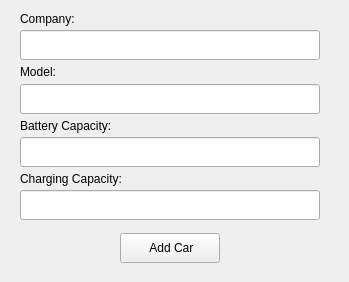
             <widget class="QWidget" name="addcarWidget" native="true">
              <property name="sizePolicy">
               <sizepolicy hsizetype="Preferred" vsizetype="Preferred">
                <horstretch>0</horstretch>
                <verstretch>0</verstretch>
               </sizepolicy>
              </property>
              <property name="minimumSize">
               <size>
                <width>0</width>
                <height>273</height>
               </size>
              </property>
              <widget class="QWidget" name="">
               <property name="geometry">
                <rect>
                 <x>0</x>
                 <y>0</y>
                 <width>340</width>
                 <height>273</height>
                </rect>
               </property>
               <layout class="QVBoxLayout" name="addcarVerticalLayout">
                <property name="spacing">
                 <number>3</number>
                </property>
                <property name="leftMargin">
                 <number>20</number>
                </property>
                <property name="topMargin">
                 <number>10</number>
                </property>
                <property name="rightMargin">
                 <number>20</number>
                </property>
                <property name="bottomMargin">
                 <number>10</number>
                </property>
                <item>
                 <widget class="QLabel" name="companyLabel">
                  <property name="text">
                   <string>Company:</string>
                  </property>
                 </widget>
                </item>
                <item>
                 <widget class="QLineEdit" name="companyLineEdit">
                  <property name="minimumSize">
                   <size>
                    <width>0</width>
                    <height>30</height>
                   </size>
                  </property>
                 </widget>
                </item>
                <item>
                 <widget class="QLabel" name="modelLabel">
                  <property name="text">
                   <string>Model:</string>
                  </property>
                 </widget>
                </item>
                <item>
                 <widget class="QLineEdit" name="modelLineEdit">
                  <property name="minimumSize">
                   <size>
                    <width>0</width>
                    <height>30</height>
                   </size>
                  </property>
                 </widget>
                </item>
                <item>
                 <widget class="QLabel" name="batterycapacityLabel">
                  <property name="text">
                   <string>Battery Capacity:</string>
                  </property>
                 </widget>
                </item>
                <item>
                 <widget class="QLineEdit" name="batterycapacityLineEdit">
                  <property name="minimumSize">
                   <size>
                    <width>0</width>
                    <height>30</height>
                   </size>
                  </property>
                 </widget>
                </item>
                <item>
                 <widget class="QLabel" name="chargingcapacityLabel">
                  <property name="text">
                   <string>Charging Capacity:</string>
                  </property>
                 </widget>
                </item>
                <item>
                 <widget class="QLineEdit" name="chargingcapacityLineEdit">
                  <property name="minimumSize">
                   <size>
                    <width>0</width>
                    <height>30</height>
                   </size>
                  </property>
                 </widget>
                </item>
                <item>
                 <spacer name="verticalSpacer_6">
                  <property name="orientation">
                   <enum>Qt::Vertical</enum>
                  </property>
                  <property name="sizeType">
                   <enum>QSizePolicy::Fixed</enum>
                  </property>
                  <property name="sizeHint" stdset="0">
                   <size>
                    <width>20</width>
                    <height>10</height>
                   </size>
                  </property>
                 </spacer>
                </item>
                <item>
                 <layout class="QHBoxLayout" name="addcarHorizontalLayout">
                  <property name="spacing">
                   <number>0</number>
                  </property>
                  <item>
                   <widget class="QPushButton" name="addcarPushButton_2">
                    <property name="minimumSize">
                     <size>
                      <width>0</width>
                      <height>30</height>
                     </size>
                    </property>
                    <property name="maximumSize">
                     <size>
                      <width>100</width>
                      <height>16777215</height>
                     </size>
                    </property>
                    <property name="cursor">
                     <cursorShape>PointingHandCursor</cursorShape>
                    </property>
                    <property name="text">
                     <string> Add Car</string>
                    </property>
                    <property name="icon">
                     <iconset>
                      <normaloff>images/add.png</normaloff>images/add.png</iconset>
                    </property>
                    <property name="iconSize">
                     <size>
                      <width>20</width>
                      <height>20</height>
                     </size>
                    </property>
                   </widget>
                  </item>
                 </layout>
                </item>
               </layout>
              </widget>
             </widget>
